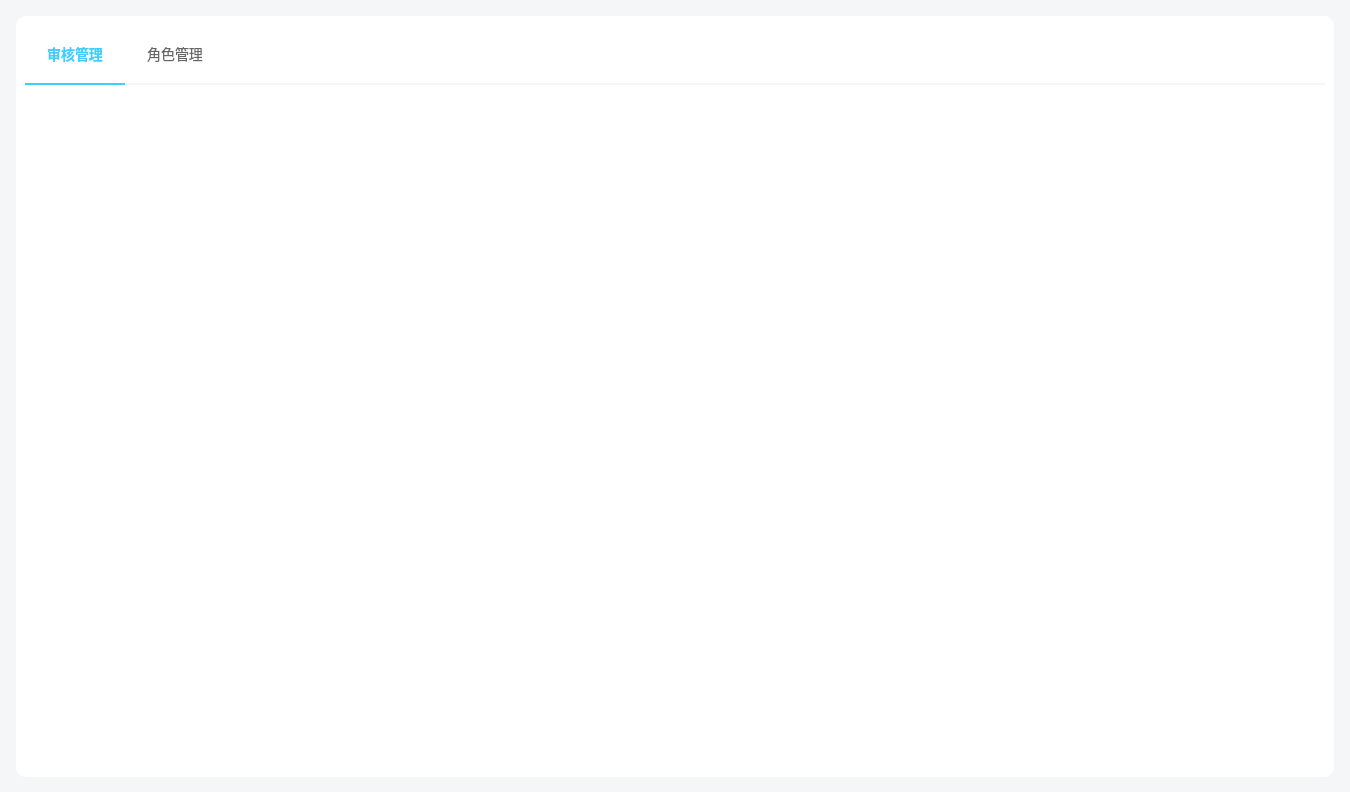
<?xml version="1.0" encoding="UTF-8"?>
<ui version="4.0">
 <class>AdminWidget</class>
 <widget class="QWidget" name="AdminWidget">
  <property name="geometry">
   <rect>
    <x>0</x>
    <y>0</y>
    <width>1350</width>
    <height>792</height>
   </rect>
  </property>
  <property name="windowTitle">
   <string>Form</string>
  </property>
  <layout class="QHBoxLayout" name="horizontalLayout">
   <property name="spacing">
    <number>0</number>
   </property>
   <property name="leftMargin">
    <number>0</number>
   </property>
   <property name="topMargin">
    <number>0</number>
   </property>
   <property name="rightMargin">
    <number>0</number>
   </property>
   <property name="bottomMargin">
    <number>0</number>
   </property>
   <item>
    <widget class="QWidget" name="backgroundWidget" native="true">
     <property name="styleSheet">
      <string notr="true">#backgroundWidget {
background-color: #F5F6F8;
}</string>
     </property>
     <layout class="QHBoxLayout" name="horizontalLayout_2">
      <property name="spacing">
       <number>0</number>
      </property>
      <property name="leftMargin">
       <number>16</number>
      </property>
      <property name="topMargin">
       <number>16</number>
      </property>
      <property name="rightMargin">
       <number>16</number>
      </property>
      <property name="bottomMargin">
       <number>15</number>
      </property>
      <item>
       <widget class="QWidget" name="container" native="true">
        <property name="styleSheet">
         <string notr="true">#container {
background-color: #FFFFFF;
border-radius: 10px;
}</string>
        </property>
        <layout class="QVBoxLayout" name="verticalLayout">
         <item>
          <widget class="QFrame" name="btnBox">
           <property name="minimumSize">
            <size>
             <width>0</width>
             <height>60</height>
            </size>
           </property>
           <property name="maximumSize">
            <size>
             <width>16777215</width>
             <height>60</height>
            </size>
           </property>
           <property name="styleSheet">
            <string notr="true">#btnBox{
border:none;
border-bottom: 2px solid #F5F6F8 ;
}</string>
           </property>
           <layout class="QHBoxLayout" name="horizontalLayout_3">
            <property name="spacing">
             <number>0</number>
            </property>
            <property name="leftMargin">
             <number>0</number>
            </property>
            <property name="topMargin">
             <number>0</number>
            </property>
            <property name="rightMargin">
             <number>0</number>
            </property>
            <property name="bottomMargin">
             <number>0</number>
            </property>
            <item>
             <widget class="QPushButton" name="checkBtn">
              <property name="minimumSize">
               <size>
                <width>100</width>
                <height>60</height>
               </size>
              </property>
              <property name="maximumSize">
               <size>
                <width>100</width>
                <height>60</height>
               </size>
              </property>
              <property name="styleSheet">
               <string notr="true">#checkBtn {
background-color: #FFFFFF;
font-size: 14px;
color: #3ECEFF;
border:none;
border-bottom: 2px solid #3ECEFF ;
font-family:微软雅⿊;
font-weight:bold;
}</string>
              </property>
              <property name="text">
               <string>审核管理</string>
              </property>
             </widget>
            </item>
            <item>
             <widget class="QPushButton" name="roleBtn">
              <property name="minimumSize">
               <size>
                <width>100</width>
                <height>60</height>
               </size>
              </property>
              <property name="maximumSize">
               <size>
                <width>100</width>
                <height>60</height>
               </size>
              </property>
              <property name="styleSheet">
               <string notr="true">#roleBtn {
background-color: #FFFFFF;
font-size: 14px;
color: #666666;
border:none;
border-bottom: 2px solid #F5F6F8;
font-family:微软雅⿊;
}</string>
              </property>
              <property name="text">
               <string>角色管理</string>
              </property>
             </widget>
            </item>
            <item>
             <spacer name="horizontalSpacer">
              <property name="orientation">
               <enum>Qt::Orientation::Horizontal</enum>
              </property>
              <property name="sizeHint" stdset="0">
               <size>
                <width>40</width>
                <height>20</height>
               </size>
              </property>
             </spacer>
            </item>
           </layout>
          </widget>
         </item>
         <item>
          <widget class="QWidget" name="pageBox" native="true">
           <property name="styleSheet">
            <string notr="true"/>
           </property>
           <widget class="CheckTable" name="checkTable" native="true">
            <property name="geometry">
             <rect>
              <x>0</x>
              <y>0</y>
              <width>1270</width>
              <height>686</height>
             </rect>
            </property>
           </widget>
           <widget class="RoleTable" name="roleTable" native="true">
            <property name="geometry">
             <rect>
              <x>0</x>
              <y>0</y>
              <width>1270</width>
              <height>686</height>
             </rect>
            </property>
           </widget>
          </widget>
         </item>
        </layout>
       </widget>
      </item>
     </layout>
    </widget>
   </item>
  </layout>
 </widget>
 <customwidgets>
  <customwidget>
   <class>CheckTable</class>
   <extends>QWidget</extends>
   <header location="global">checktable.h</header>
   <container>1</container>
  </customwidget>
  <customwidget>
   <class>RoleTable</class>
   <extends>QWidget</extends>
   <header location="global">roletable.h</header>
   <container>1</container>
  </customwidget>
 </customwidgets>
 <resources/>
 <connections/>
</ui>
